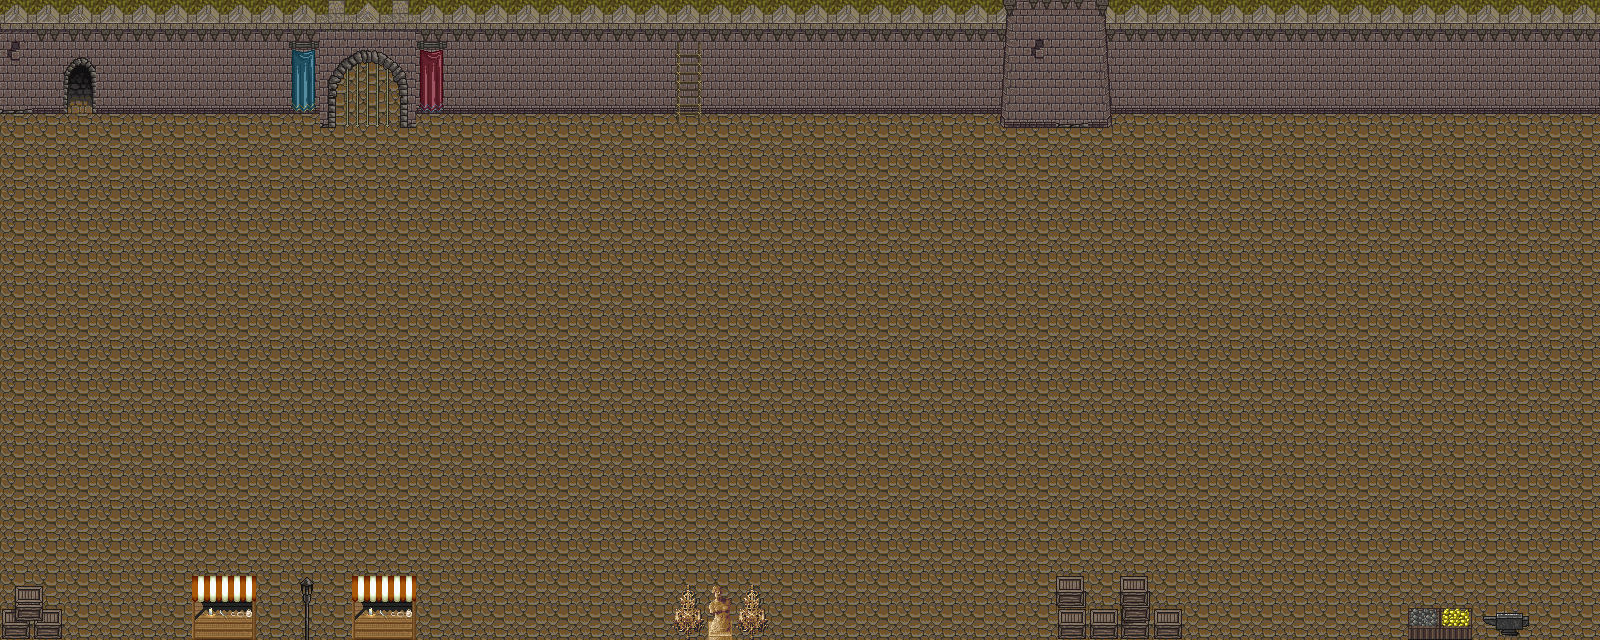

The image is a tile-based game level rendered from a .tmx file. Its description and source (layers, tilesets, objects; grid data summarised) follow:
An orthogonal 50x20 tile map with 32x32 px tiles, 3 tile layers (Castle Ground, Castle Wall, Castle Objects).

<map version="1.0" orientation="orthogonal" renderorder="right-down" width="50" height="20" tilewidth="32" tileheight="32" nextobjectid="1">
 <tileset firstgid="1" name="Castle" tilewidth="32" tileheight="32" tilecount="256" columns="16">
  <image source="Castle_TI.png" width="512" height="512" />
 </tileset>
 <layer name="Castle Ground" width="50" height="20" opacity="0.9">
  <data>[1000 cells, 1000 non-empty, 2 distinct tile ids]</data>
 </layer>
 <layer name="Castle Wall" width="50" height="20">
  <data>[1000 cells, 200 non-empty, 24 distinct tile ids]</data>
 </layer>
 <layer name="Castle Objects" width="50" height="20">
  <data>[1000 cells, 55 non-empty, 44 distinct tile ids]</data>
 </layer>
</map>
